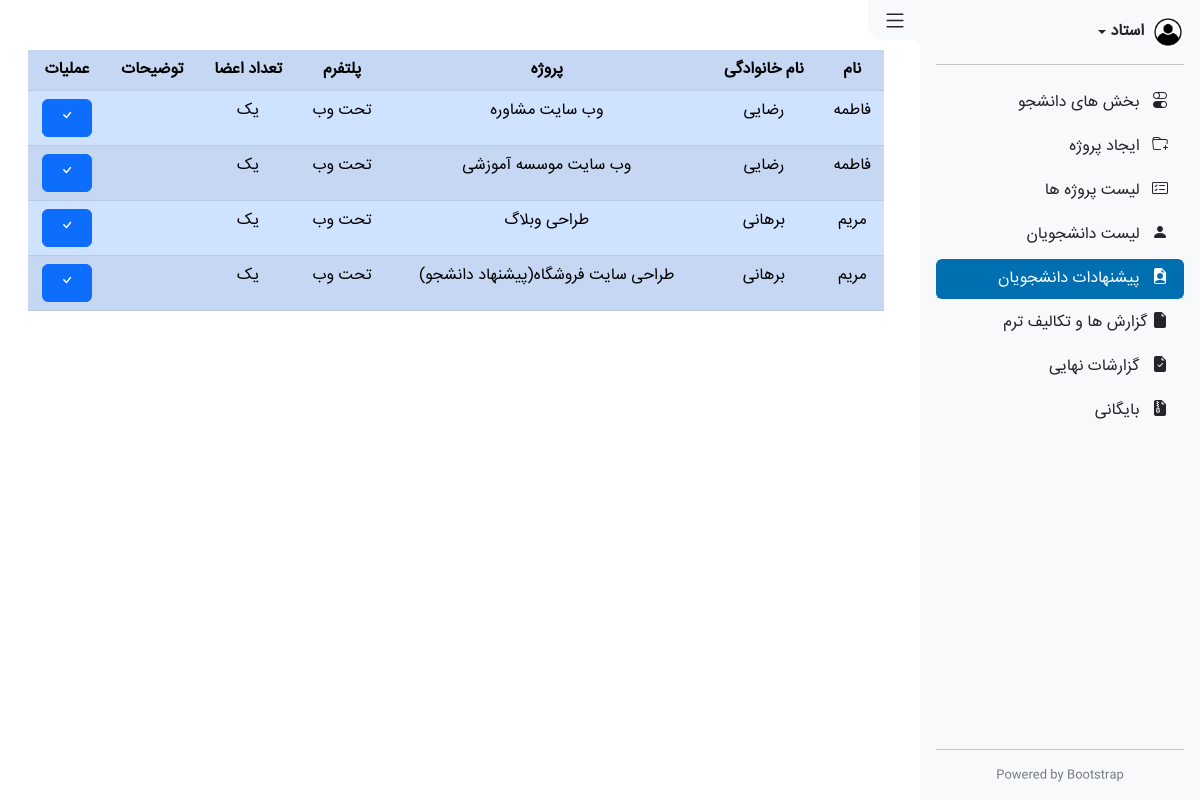
The page /teachers/suggestions-list on the database its author committed.
### administration/models.py (models this page shows, shortened)
class Project(models.Model):
    title = models.CharField(max_length=255)
    creator = models.ForeignKey(User, on_delete=models.CASCADE)
    type = models.CharField(max_length=150, choices=PROJECT_TYPE_CHOISES)
    number_of_students = models.IntegerField(choices=PROJECT_MEMBER_CHOISES)
    description = models.TextField()
    is_suggested = models.BooleanField(default=False)

### teachers/views.py (the view)
# urls.py: path('suggestions-list', views.suggestions_list, name="t_suggestions_list"),
def suggestions_list(request):
    context = {
        'active_tab': 'suggestions_list',
        'suggestions': Project.objects.filter(is_suggested=True),
    }
    return render(request, 'teachers/List Suggestions.html', context)

### teachers/templates/teachers/List Suggestions.html (shortened to what this page needs)
{% extends 'teachers/includes/_layout.html' %}
{% load static %}
{% block content %}
<section class="main active-side">
    <div class="container Suggestions">
        <table class="table table-primary table-striped list-Suggestions mx-1 text-center">
            <tr>
                <th>نام</th>
                <th>نام خانوادگی</th>
                <th>پروژه</th>
                <th>پلتفرم</th>
                <th>تعداد اعضا</th>
                <th>توضیحات</th>
                <th>عملیات</th>
            </tr>
            {% for suggestion in suggestions %}
            <tr>
                <td>{{ suggestion.creator.first_name }}</td>
                <td>{{ suggestion.creator.last_name }}</td>
                <td>{{ suggestion.title }}</td>
                <td>{{ suggestion.get_type_display }}</td>
                <td>{{ suggestion.get_number_of_students_display }}</td>
                <td>{{ suggestion.description }}</td>
                <td>
                    <a class="btn btn-primary" href="/teachers/suggestions-list/confirm/{{ suggestion.id }}">
                        <i class="bi bi-check px-1"></i>
                    </a>
                </td>
            </tr>
            {% endfor %}
        </table>
    </div>
</section>
{% endblock %}

### assets/Css/style.css (style rules this page uses)
*, *::before, *::after { margin: 0; padding: 0; box-sizing: border-box; font-family: 'IRANSans'; }
body { width: 100vw; min-height: 100vh; overflow-x: hidden; }
.main.active-side { width: calc(100vw - 280px); padding: 50px 20px; margin-right: auto; transition: .5s; }
.Suggestions { overflow: auto; }
.list-Suggestions { min-width: 600px; }

### rows shown on the page
Project: creator.first_name "فاطمه", creator.last_name "رضایی", title "وب سایت مشاوره", type "تحت وب", number_of_students "یک"
Project: creator.first_name "فاطمه", creator.last_name "رضایی", title "وب سایت موسسه آموزشی", type "تحت وب", number_of_students "یک"
Project: creator.first_name "مریم", creator.last_name "برهانی", title "طراحی وبلاگ", type "تحت وب", number_of_students "یک"
Project: creator.first_name "مریم", creator.last_name "برهانی", title "طراحی سایت فروشگاه(پیشنهاد دانشجو)", type "تحت وب", number_of_students "یک"
